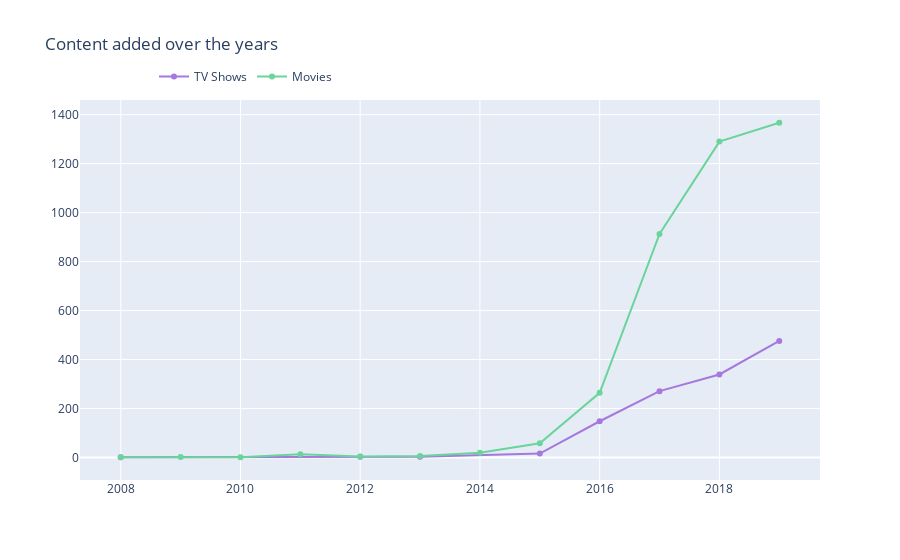

The notebook cell this image was saved under:
### Code cell
d1 = netflix[netflix["type"] == "TV Show"]
d2 = netflix[netflix["type"] == "Movie"]

col = "year_added"

vc1 = d1[col].value_counts().reset_index()
# vc1 = vc1.rename(columns = {col : "count", "index" : col})
vc1['percent'] = vc1['count'].apply(lambda x : 100*x/sum(vc1['count']))
vc1 = vc1.sort_values(col)

vc2 = d2[col].value_counts().reset_index()
# vc2 = vc2.rename(columns = {col : "count", "index" : col})
vc2['percent'] = vc2['count'].apply(lambda x : 100*x/sum(vc2['count']))
vc2 = vc2.sort_values(col)

trace1 = go.Scatter(x=vc1[col], y=vc1["count"], name="TV Shows", marker=dict(color="#a678de"))
trace2 = go.Scatter(x=vc2[col], y=vc2["count"], name="Movies", marker=dict(color="#6ad49b"))
data = [trace1, trace2]
layout = go.Layout(title="Content added over the years", legend=dict(x=0.1, y=1.1, orientation="h"))
fig = go.Figure(data, layout=layout)
fig.show()

### Figure 1 — Plotly figure (JSON) as saved in the notebook; plotly's stock layout.template omitted (floating-point values rounded to 4 significant figures)
{"data": [{"marker": {"color": "#a678de"}, "name": "TV Shows", "type": "scatter", "x": [2008, 2012, 2013, 2015, 2016, 2017, 2018, 2019], "y": [1, 3, 3, 16, 148, 271, 339, 476]}, {"marker": {"color": "#6ad49b"}, "name": "Movies", "type": "scatter", "x": [2008, 2009, 2010, 2011, 2012, 2013, 2014, 2015, 2016, 2017, 2018, 2019], "y": [1, 2, 1, 13, 4, 6, 19, 58, 264, 913, 1290, 1367]}], "layout": {"legend": {"orientation": "h", "x": 0.1, "y": 1.1}, "title": {"text": "Content added over the years"}}}
